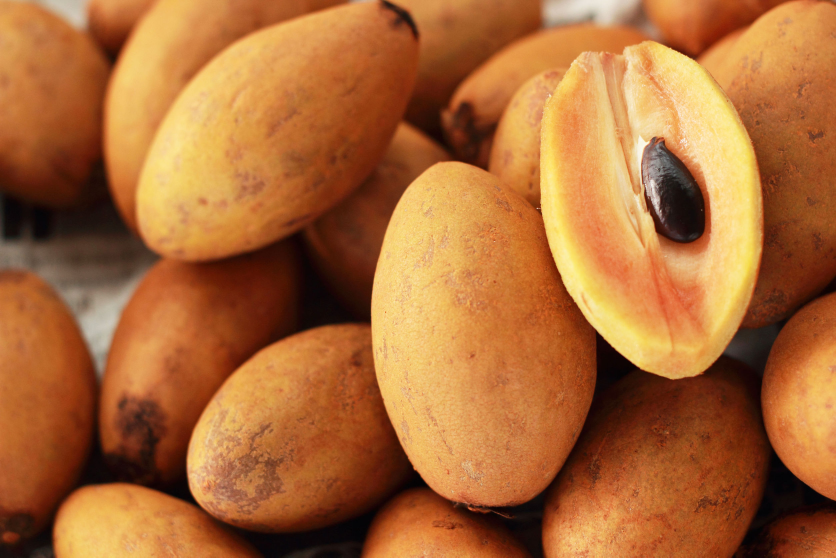
#> input picture dataset50/Image_1.jpg, 2508 x 1672 px (shown at 1/3 size); its folder holds 4 pictures in this run
$ python 01_prepare.py
#> lines starting #> are read from the running program, lines starting #| are printed output that depends on the picture
"""
Step 1: Prepare dataset
- Load all images from dataset50/
- Convert to RGB, resize so max dimension = 640 px (consistent + fast processing)
- Save as clean .jpg files into images/ with simple IDs (fruit_001.jpg ...)
"""
import os
from PIL import Image, ImageOps

# --- ตั้งค่าพื้นฐาน ---
SRC_DIR = "dataset50"   # โฟลเดอร์ input: ต้องมี dataset50/ อยู่ระดับเดียวกับไฟล์นี้ (relative path)
OUT_DIR = "images"      # โฟลเดอร์ output: ภาพที่ resize แล้วจะถูกเซฟไว้ที่นี่
MAX_DIM = 640           # ด้านที่ยาวที่สุดของภาพ จะถูกย่อไม่ให้เกินค่านี้ (px)

os.makedirs(OUT_DIR, exist_ok=True)  # สร้างโฟลเดอร์ images/ ถ้ายังไม่มี (ไม่ error ถ้ามีอยู่แล้ว)

# อ่านรายชื่อไฟล์ทั้งหมดใน dataset50/ แล้วเรียงลำดับตามชื่อ (A-Z)
# -> นี่คือจุดที่ "ดึงข้อมูลมาจากไหน": ดึงจากไฟล์จริงในโฟลเดอร์ dataset50/ บนดิสก์
files = sorted(os.listdir(SRC_DIR))
manifest = []  # เก็บคู่ (ชื่อไฟล์ใหม่, ชื่อไฟล์เดิม) ไว้เขียนลง manifest.csv ตอนท้าย

idx = 1  # ตัวนับสำหรับตั้งชื่อไฟล์ใหม่ fruit_001, fruit_002, ...
for f in files:
    path = os.path.join(SRC_DIR, f)  # เช่น "dataset50/Image_1.jpg"
    try:
        im = Image.open(path)               # เปิดไฟล์ภาพต้นฉบับ (อ่านจากดิสก์โดยตรง)
#> im is the input picture: PIL image 2508x1672 RGB; mean R, G, B 171, 106.4, 55.5
        im = ImageOps.exif_transpose(im)    # แก้ปัญหาภาพหมุนผิดทิศ (อ่าน metadata EXIF ในไฟล์ภาพเอง)
        im = im.convert("RGB")               # บังคับให้เป็น RGB เสมอ (กัน mode แปลกๆ เช่น CMYK, PNG โปร่งใส, .gif)
    except Exception as e:
        print("SKIP (cannot open):", f, e)  # ถ้าเปิดไฟล์ไม่ได้ (ไฟล์เสีย/นามสกุลแปลก) ให้ข้ามไปเลย ไม่หยุดทั้งโปรแกรม
        continue

    w, h = im.size                    # ขนาดภาพเดิม (กว้าง, สูง) หน่วย pixel
#> w = 2508; h = 1672
    scale = MAX_DIM / max(w, h)       # คำนวณอัตราส่วนย่อ จากด้านที่ยาวที่สุด
#> scale = 0.255
    if scale < 1:                     # ย่อเฉพาะภาพที่ใหญ่กว่า MAX_DIM เท่านั้น (ภาพเล็กกว่าจะไม่ขยาย)
        im = im.resize((int(w * scale), int(h * scale)), Image.LANCZOS)  # resize ด้วย LANCZOS (คุณภาพดีสุด)
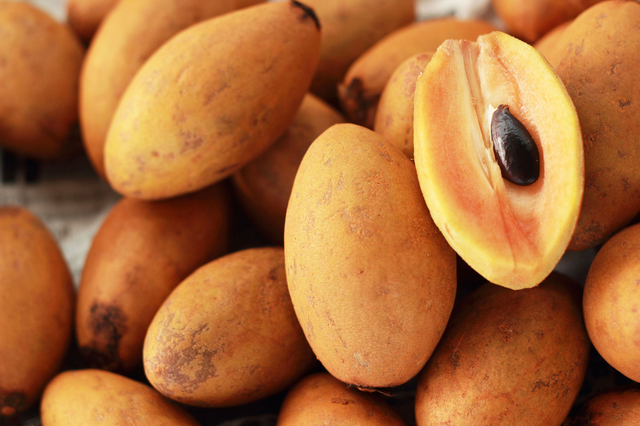
#> im: PIL image 640x426 RGB; mean R, G, B 171, 106.4, 55.5

    out_name = f"fruit_{idx:03d}.jpg"                       # ตั้งชื่อใหม่ เช่น fruit_001.jpg
    im.save(os.path.join(OUT_DIR, out_name), quality=92)    # เซฟไฟล์ผลลัพธ์ลง images/
    manifest.append((out_name, f))                          # จำคู่ชื่อใหม่-เก่าไว้
    idx += 1
#> pass 2 of the loop `for f in files:`:
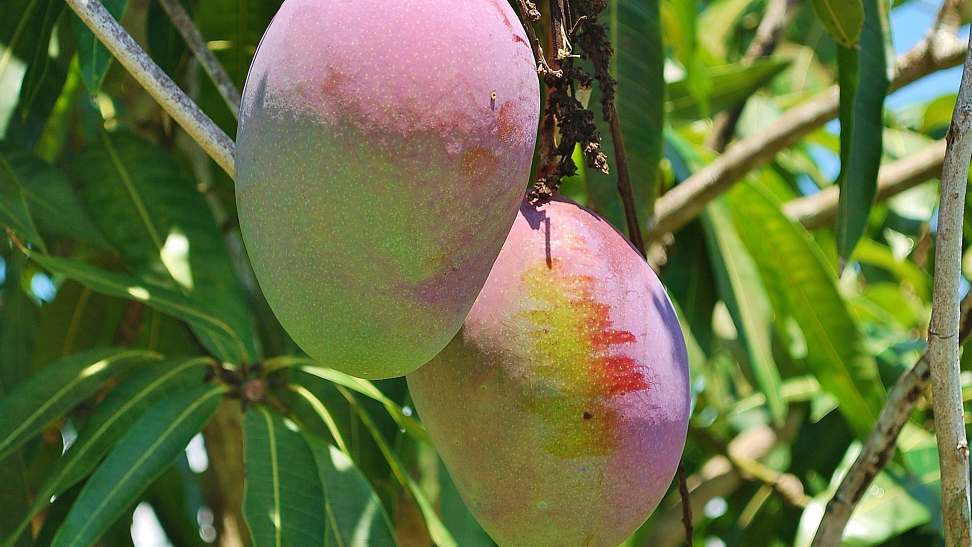
#> input picture dataset50/Image_10.JPG, 1943 x 1093 px (shown at 1/2 size)
#> im is the input picture: PIL image 1943x1093 RGB; mean R, G, B 104.5, 114.1, 68.3
#> `im = im.resize((int(w * scale), int(h * scale)), Image.LANCZOS)`:
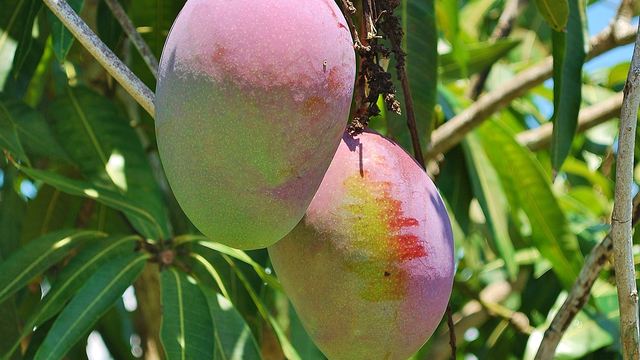
#> im: PIL image 640x360 RGB; mean R, G, B 104.5, 114.1, 68.3

print(f"Prepared {len(manifest)} images -> {OUT_DIR}/")

# เขียนตารางเทียบชื่อไฟล์ใหม่ <-> ชื่อไฟล์ต้นฉบับ ลงไฟล์ results/manifest.csv
# ⚠️ จุดนี้ "ดึง/เขียน" ไปยังโฟลเดอร์ results/ ซึ่งสคริปต์นี้ไม่ได้สร้างให้อัตโนมัติ
#    (ไม่มี os.makedirs("results") ด้านบน) ถ้าไม่มีโฟลเดอร์ results/ อยู่ก่อน
#    บรรทัดนี้จะทำให้เกิด FileNotFoundError
#
with open("results/manifest.csv", "w", encoding="utf-8") as fp:
    fp.write("new_name,original_name\n")
    for a, b in manifest:
        fp.write(f"{a},{b}\n")
